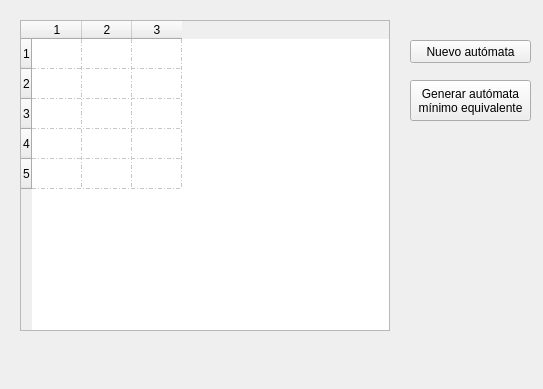
<?xml version="1.0" encoding="UTF-8"?>
<ui version="4.0">
 <class>MainWindow</class>
 <widget class="QMainWindow" name="MainWindow">
  <property name="geometry">
   <rect>
    <x>0</x>
    <y>0</y>
    <width>543</width>
    <height>389</height>
   </rect>
  </property>
  <property name="windowTitle">
   <string>MainWindow</string>
  </property>
  <widget class="QWidget" name="centralwidget">
   <widget class="QPushButton" name="generateAutomatonBt">
    <property name="geometry">
     <rect>
      <x>410</x>
      <y>80</y>
      <width>121</width>
      <height>41</height>
     </rect>
    </property>
    <property name="sizePolicy">
     <sizepolicy hsizetype="Minimum" vsizetype="Fixed">
      <horstretch>0</horstretch>
      <verstretch>0</verstretch>
     </sizepolicy>
    </property>
    <property name="font">
     <font>
      <pointsize>9</pointsize>
      <weight>50</weight>
      <bold>false</bold>
      <strikeout>false</strikeout>
      <stylestrategy>PreferDefault</stylestrategy>
      <kerning>true</kerning>
     </font>
    </property>
    <property name="mouseTracking">
     <bool>false</bool>
    </property>
    <property name="tabletTracking">
     <bool>false</bool>
    </property>
    <property name="focusPolicy">
     <enum>Qt::WheelFocus</enum>
    </property>
    <property name="layoutDirection">
     <enum>Qt::LeftToRight</enum>
    </property>
    <property name="autoFillBackground">
     <bool>false</bool>
    </property>
    <property name="text">
     <string>Generar autómata 
mínimo equivalente</string>
    </property>
    <property name="default">
     <bool>false</bool>
    </property>
   </widget>
   <widget class="QTableWidget" name="automatonTable">
    <property name="geometry">
     <rect>
      <x>20</x>
      <y>20</y>
      <width>370</width>
      <height>311</height>
     </rect>
    </property>
    <property name="dragDropOverwriteMode">
     <bool>false</bool>
    </property>
    <property name="showGrid">
     <bool>true</bool>
    </property>
    <property name="gridStyle">
     <enum>Qt::DashDotLine</enum>
    </property>
    <property name="sortingEnabled">
     <bool>false</bool>
    </property>
    <property name="cornerButtonEnabled">
     <bool>true</bool>
    </property>
    <property name="rowCount">
     <number>5</number>
    </property>
    <property name="columnCount">
     <number>3</number>
    </property>
    <attribute name="horizontalHeaderDefaultSectionSize">
     <number>50</number>
    </attribute>
    <row/>
    <row/>
    <row/>
    <row/>
    <row/>
    <column/>
    <column/>
    <column/>
   </widget>
   <widget class="QPushButton" name="newAutomatonBt">
    <property name="geometry">
     <rect>
      <x>410</x>
      <y>40</y>
      <width>121</width>
      <height>23</height>
     </rect>
    </property>
    <property name="font">
     <font>
      <pointsize>9</pointsize>
      <weight>50</weight>
      <bold>false</bold>
     </font>
    </property>
    <property name="text">
     <string>Nuevo autómata</string>
    </property>
   </widget>
  </widget>
 </widget>
 <resources/>
 <connections/>
</ui>
